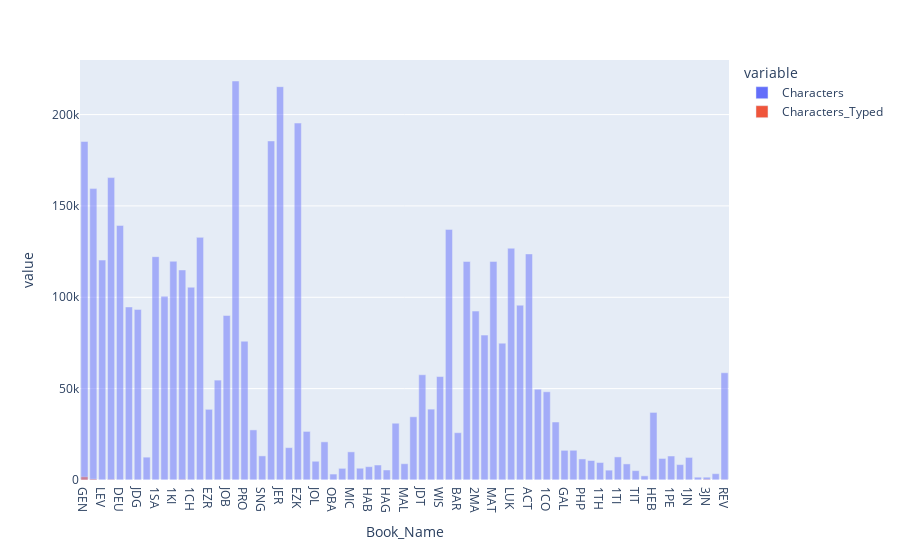

Source (notebook cell):
### Markdown cell above
### Creating a chart that compares the number of characters in each book with the number that have been typed:

This provides a clearer view of the player's progress in typing the Bible, as each bar's height is based on the number of characters. (In contrast, bars for fully typed small books will be just as high in fig_proportion_of_each_book_typed as those for fully typed large books.)

### Code cell
fig_characters_typed_in_each_book = px.bar(df_characters_typed_by_book, x = 'Book_Name', y = ['Characters', 'Characters_Typed'], barmode = 'overlay')
fig_characters_typed_in_each_book.write_html('Analyses/characters_typed_by_book.html')
fig_characters_typed_in_each_book

### Figure 1 — Plotly figure (JSON) as saved in the notebook; plotly's stock layout.template omitted (floating-point values rounded to 4 significant figures)
{"data": [{"alignmentgroup": "True", "hovertemplate": "variable=Characters<br>Book_Name=%{x}<br>value=%{y}<extra></extra>", "legendgroup": "Characters", "marker": {"color": "#636efa", "opacity": 0.5, "pattern": {"shape": ""}}, "name": "Characters", "offsetgroup": "Characters", "orientation": "v", "showlegend": true, "textposition": "auto", "type": "bar", "x": ["GEN", "EXO", "LEV", "NUM", "DEU", "JOS", "JDG", "RUT", "1SA", "2SA", "1KI", "2KI", "1CH", "2CH", "EZR", "NEH", "JOB", "PSA", "PRO", "ECC", "SNG", "ISA", "JER", "LAM", "EZK", "HOS", "JOL", "AMO", "OBA", "JON", "MIC", "NAM", "HAB", "ZEP", "HAG", "ZEC", "MAL", "TOB", "JDT", "ESG", "WIS", "SIR", "BAR", "1MA", "2MA", "DAG", "MAT", "MRK", "LUK", "JHN", "ACT", "ROM", "1CO", "2CO", "GAL", "EPH", "PHP", "COL", "1TH", "2TH", "1TI", "2TI", "TIT", "PHM", "HEB", "JAS", "1PE", "2PE", "1JN", "2JN", "3JN", "JUD", "REV"], "xaxis": "x", "y": [185270, 159483, 120357, 165507, 139321, 94719, 93363, 12505, 122239, 100550, 119720, 114958, 105521, 132794, 38691, 54676, 90052, 218373, 75969, 27415, 13203, 185572, 215279, 17722, 195357, 26586, 10260, 20874, 3263, 6386, 15395, 6445, 7307, 8196, 5489, 31078, 8911, 34593, 57609, 38788, 56615, 137167, 25893, 119597, 92447, 79298, 119618, 74885, 126848, 95681, 123738, 49701, 48286, 31739, 16231, 16270, 11523, 10665, 9556, 5396, 12630, 8813, 5133, 2266, 36989, 11801, 13128, 8442, 12360, 1536, 1525, 3459, 58695], "yaxis": "y"}, {"alignmentgroup": "True", "hovertemplate": "variable=Characters_Typed<br>Book_Name=%{x}<br>value=%{y}<extra></extra>", "legendgroup": "Characters_Typed", "marker": {"color": "#EF553B", "opacity": 0.5, "pattern": {"shape": ""}}, "name": "Characters_Typed", "offsetgroup": "Characters_Typed", "orientation": "v", "showlegend": true, "textposition": "auto", "type": "bar", "x": ["GEN", "EXO", "LEV", "NUM", "DEU", "JOS", "JDG", "RUT", "1SA", "2SA", "1KI", "2KI", "1CH", "2CH", "EZR", "NEH", "JOB", "PSA", "PRO", "ECC", "SNG", "ISA", "JER", "LAM", "EZK", "HOS", "JOL", "AMO", "OBA", "JON", "MIC", "NAM", "HAB", "ZEP", "HAG", "ZEC", "MAL", "TOB", "JDT", "ESG", "WIS", "SIR", "BAR", "1MA", "2MA", "DAG", "MAT", "MRK", "LUK", "JHN", "ACT", "ROM", "1CO", "2CO", "GAL", "EPH", "PHP", "COL", "1TH", "2TH", "1TI", "2TI", "TIT", "PHM", "HEB", "JAS", "1PE", "2PE", "1JN", "2JN", "3JN", "JUD", "REV"], "xaxis": "x", "y": [1759, 507, 0, 202, 0, 0, 38, 0, 0, 0, 0, 191, 0, 0, 0, 0, 0, 0, 0, 0, 0, 0, 0, 0, 0, 0, 0, 0, 0, 0, 0, 0, 0, 0, 0, 0, 0, 0, 0, 0, 0, 0, 0, 0, 0, 0, 0, 0, 0, 0, 0, 0, 0, 0, 0, 0, 0, 0, 0, 0, 0, 0, 0, 0, 0, 0, 0, 0, 0, 0, 323, 0, 64], "yaxis": "y"}], "layout": {"barmode": "overlay", "legend": {"title": {"text": "variable"}, "tracegroupgap": 0}, "margin": {"t": 60}, "xaxis": {"anchor": "y", "domain": [0, 1], "title": {"text": "Book_Name"}}, "yaxis": {"anchor": "x", "domain": [0, 1], "title": {"text": "value"}}}}
